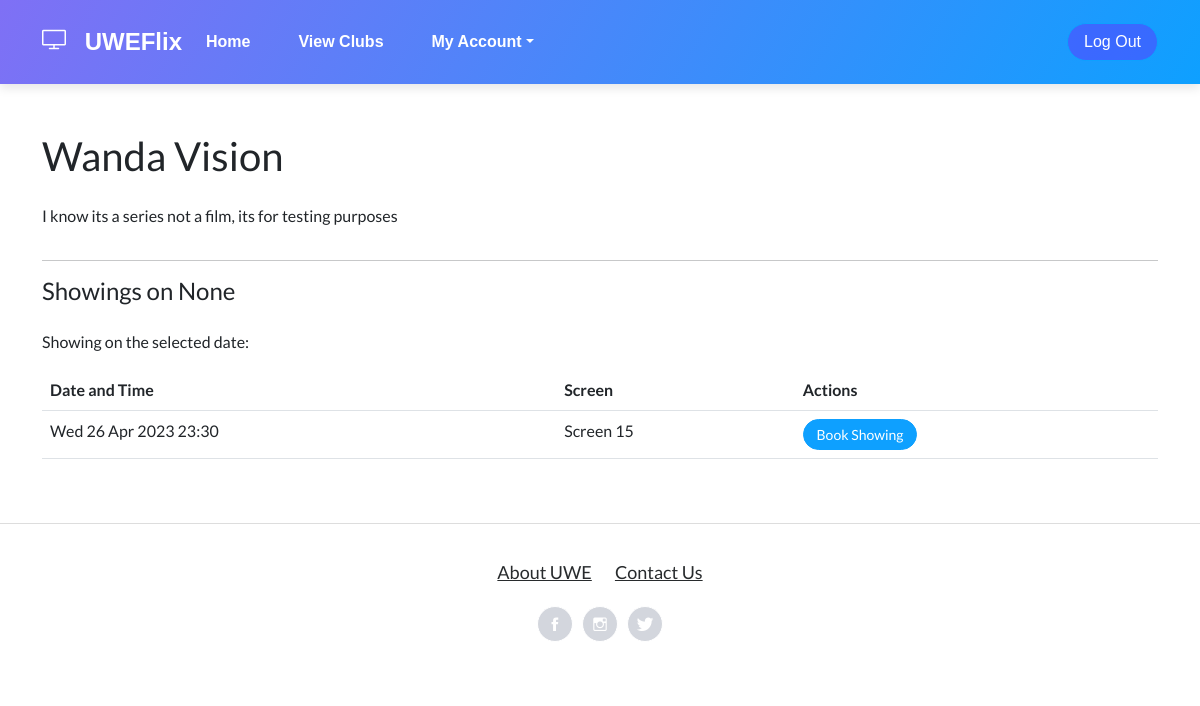
The page /index/film/1/?date=None on the database as committed earlier.
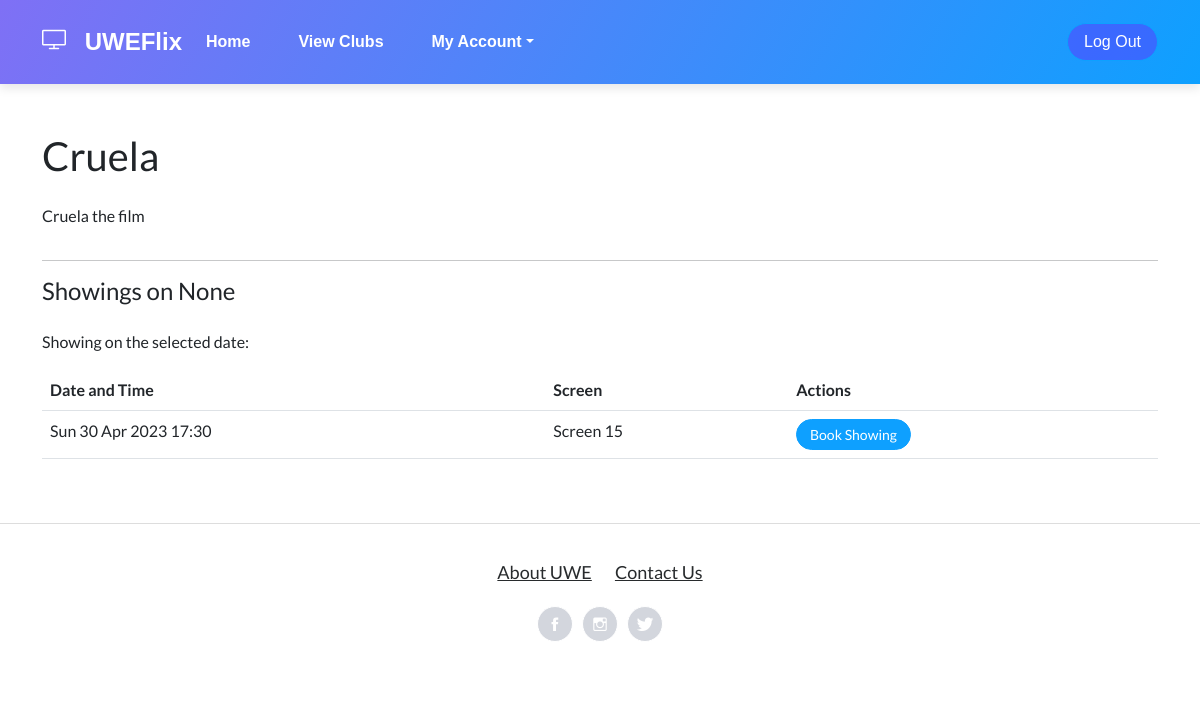
The same page on the database as committed later.
### CinManager/models.py (models this page shows)
class Film(models.Model):
    id = models.AutoField(primary_key=True)
    title = models.CharField(max_length=100)
    age_rating = models.PositiveSmallIntegerField()
    duration = models.PositiveIntegerField()
    trailer_description = models.TextField()
    imageurl = models.CharField(max_length=1000)

class Showing(models.Model):
    id = models.AutoField(primary_key=True)
    film = models.ForeignKey(Film, on_delete=models.DO_NOTHING)
    screen = models.ForeignKey(Screen, on_delete=models.DO_NOTHING)
    date = models.DateTimeField()

class Screen(models.Model):
    id = models.AutoField(primary_key=True)
    number = models.PositiveIntegerField()
    capacity = models.PositiveIntegerField()

### Index/views.py (the view)
# urls.py: path('film/<int:film_id>/', views.film_detail_view, name='film_detail'),
def film_detail_view(request, film_id):
    userpermissions = check_permissions(request)
    film = get_object_or_404(Film, id=film_id)
    if userpermissions == 2:
        club_rep = ClubRep.objects.get(user=request.user)
        club_id = club_rep.club.id
    else:
        club_id = 0
    selected_date = request.GET.get('date')
    print("SELECTED DATE:" , selected_date)
    if selected_date:
        try:
            selected_date = datetime.strptime(selected_date, '%Y-%m-%d').date()
            showings = Showing.objects.filter(film=film, date__date=selected_date)
            if not showings:
                messages.warning(request, "Sorry, there are no showings for this film on the selected date.")
        except ValueError:
            messages.error(request, "Invalid date format.")
            showings = Showing.objects.filter(film=film)
    else:
        showings = Showing.objects.filter(film=film)
    return render(request, 'UWEFlix/filmdetail.html', {'film': film, 'showings': showings, 'userpermissions': userpermissions, 'selected_date': selected_date, 'club_id': club_id})

### Index/views.py (called while the page is built)
def check_permissions(request):
    if request.user.is_authenticated:
        if request.user.groups.filter(name='Cinema Managers').exists():
            userpermission = 1
        elif request.user.groups.filter(name='Club Representatives').exists():
            userpermission = 2
        elif request.user.groups.filter(name='Account Managers').exists():
            userpermission = 3
        elif request.user.groups.filter(name='Guest').exists():
            userpermission = 4
        else:
            userpermission = 0
    else:
        return redirect('Login')
    return userpermission

### web_project/templates/UWEFlix/filmdetail.html (shortened to what this page needs)
{% extends "UWEFlix/layout.html" %}
{% load static %}
{% block content %}
<div class="container my-5">
    <div class="row">
        <div class="col-md-8">
            <h1 class="mb-4">{{ film.title }}</h1>
            <p>{{ film.trailer_description }}</p>
        </div>
    </div>
    <hr>
    <div class="row">
        <div class="col-md-12">
            <h4 class="mb-4">Showings{% if selected_date %} on {{ selected_date }}{% endif %}</h4>
            {% if selected_date %}
            {% if showings %}
            <p>Showing on the selected date:</p>
            {% else %}
            <p>Sorry, there are no showings on the selected date.</p>
            {% endif %}
            {% endif %}
            {% if showings %}
            <table class="table">
                <thead>
                    <tr>
                        <th>Date and Time</th>
                        <th>Screen</th>
                        <th>Actions</th>
                    </tr>
                </thead>
                <tbody>
                    {% for showing in showings %}
                    <tr>
                        <td>{{ showing.date|date:'D d M Y H:i' }}</td>
                        <td>Screen {{ showing.screen.number }}</td>
                        <td>
                            <form method="post" action="{% url 'add_to_cart' showing_id=showing.id %}">
                                <button type="submit" class="btn btn-primary btn-sm">Book Showing</button>
                            </form>
                        </td>
                    </tr>
                    {% endfor %}
                </tbody>
            </table>
            {% endif %}
        </div>
    </div>
</div>
{% endblock %}

### web_project/templates/UWEFlix/layout.html (shortened to what this page needs)
<!DOCTYPE html>
<html>
<head>
    {% load static %}
    <link rel="stylesheet" type="text/css" href="{% static 'UWEFlix/site.css' %}" />
    <link rel="stylesheet" href="{% static 'assets/bootstrap/css/bootstrap.min.css' %}">
    <link rel="stylesheet" href="{% static 'assets/fonts/ionicons.min.css' %}">
    <link rel="stylesheet" href="{% static 'assets/fonts/simple-line-icons.min.css' %}">
    <link rel="stylesheet" href="https://cdnjs.cloudflare.com/ajax/libs/pikaday/1.6.1/css/pikaday.min.css">
</head>
<body>
    <nav class="navbar navbar-dark navbar-expand-lg bg-white portfolio-navbar gradient">
        <div class="container"><a class="navbar-brand logo" href="#">
            <i class="icon-screen-desktop"> </i> <strong>&nbsp;UWEFlix</strong></a>
            <div class="collapse navbar-collapse" id="navbarNav">
                <ul class="navbar-nav">
                    <li class="nav-item"><a class="nav-link active" href="{% url 'home' %}">Home</a></li>
                    <li class="nav-item"><a class="nav-link active" href="{% url 'allclubs' %}">View Clubs</a></li>
                    {% if userpermissions != 4 and userpermissions != 2 %}
                    <li class="nav-item dropdown show">
                        <a class="dropdown-toggle nav-link" aria-expanded="true" data-bs-toggle="dropdown" href="#">My Account</a>
                    </li>
                {% endif %}
                </ul>
            </div>
            <a class="btn btn-primary" href="{% url 'logout' %}" style="background: rgba(120,14,255,0.36);">Log Out</a>
            </div>
    </nav>
    {% block content %}{% endblock %}
    <footer class="page-footer">
        <div class="container">
            <div class="links">
                <a href="https://www.uwe.ac.uk/about" target="_blank">About UWE</a>
                <a href="https://www.uwe.ac.uk/life/campus-and-facilities/information-points#:~:text=Email%20infopoint%40uwe.ac.,Ask%20a%20question%20through%20infohub." target="_blank">Contact Us</a>
            </div>
            <div class="social-icons">
                <a href="https://www.facebook.com/uwebristol/" target="_blank"><i class="icon ion-social-facebook"></i></a>
                <a href="https://www.instagram.com/uwebristol/?hl=en" target="_blank"><i class="icon ion-social-instagram-outline"></i></a>
                <a href="https://twitter.com/UWEBristol?ref_src=twsrc%5Egoogle%7Ctwcamp%5Eserp%7Ctwgr%5Eauthor" target="_blank"><i class="icon ion-social-twitter"></i></a>
            </div>
        </div>
    </footer>
</body>
</html>

### web_project/static/UWEFlix/site.css (style rules this page uses)
.navbar { background-color: rgb(126, 188, 250); font-size: 1em; font-family: 'Trebuchet MS', 'Lucida Sans Unicode', 'Lucida Grande', 'Lucida Sans', Arial, sans-serif; color: rgb(161, 241, 255); padding: 8px 5px 8px 5px; }
.navbar a { text-decoration: none; color: inherit; }
.navbar-brand { font-size: 1.2em; font-weight: 600; }

Rows that differ between the two databases and show on the page:
changed Film: title "Wanda Vision" → "Cruela"; trailer_description "I know its a series not a film, its for testing purposes" → "Cruela the film"
changed Showing: date "Wed 26 Apr 2023 23:30" → "Sun 30 Apr 2023 17:30"
